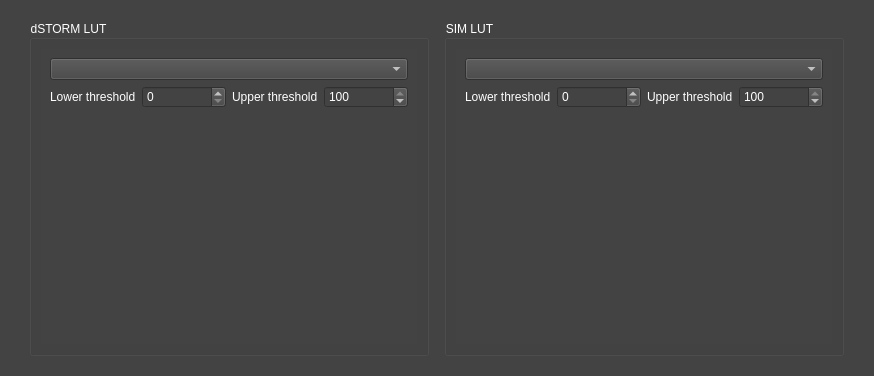
<?xml version="1.0" encoding="UTF-8"?>
<ui version="4.0">
 <class>Dialog_lut</class>
 <widget class="QDialog" name="Dialog_lut">
  <property name="windowModality">
   <enum>Qt::WindowModal</enum>
  </property>
  <property name="geometry">
   <rect>
    <x>0</x>
    <y>0</y>
    <width>874</width>
    <height>376</height>
   </rect>
  </property>
  <property name="windowTitle">
   <string>LUT settings tool</string>
  </property>
  <property name="styleSheet">
   <string notr="true">QWidget{
	background-color: rgb(67, 67, 67);
	color: rgb(255, 255, 255);
}</string>
  </property>
  <layout class="QVBoxLayout" name="verticalLayout">
   <item>
    <widget class="QWidget" name="widget" native="true">
     <layout class="QHBoxLayout" name="horizontalLayout">
      <item>
       <widget class="QGroupBox" name="groupBox_3">
        <property name="sizePolicy">
         <sizepolicy hsizetype="Maximum" vsizetype="Preferred">
          <horstretch>0</horstretch>
          <verstretch>0</verstretch>
         </sizepolicy>
        </property>
        <property name="minimumSize">
         <size>
          <width>300</width>
          <height>0</height>
         </size>
        </property>
        <property name="maximumSize">
         <size>
          <width>400</width>
          <height>16777215</height>
         </size>
        </property>
        <property name="title">
         <string>dSTORM LUT</string>
        </property>
        <layout class="QVBoxLayout" name="verticalLayout_3">
         <item>
          <widget class="QWidget" name="widget_4" native="true">
           <layout class="QVBoxLayout" name="verticalLayout_6">
            <item>
             <widget class="QWidget" name="widget_3" native="true">
              <layout class="QHBoxLayout" name="horizontalLayout_3">
               <property name="margin">
                <number>0</number>
               </property>
               <item>
                <widget class="QComboBox" name="comboBox_storm_channel_changer"/>
               </item>
              </layout>
             </widget>
            </item>
            <item>
             <layout class="QHBoxLayout" name="horizontalLayout_5">
              <item>
               <widget class="QLabel" name="label">
                <property name="text">
                 <string>Lower threshold</string>
                </property>
               </widget>
              </item>
              <item>
               <widget class="QSpinBox" name="spinBox_storm_LUT_lower">
                <property name="maximum">
                 <number>100</number>
                </property>
               </widget>
              </item>
              <item>
               <widget class="QLabel" name="label_2">
                <property name="text">
                 <string>Upper threshold</string>
                </property>
               </widget>
              </item>
              <item>
               <widget class="QSpinBox" name="spinBox_storm_LUT_upper">
                <property name="maximum">
                 <number>100</number>
                </property>
                <property name="value">
                 <number>100</number>
                </property>
               </widget>
              </item>
             </layout>
            </item>
            <item>
             <spacer name="verticalSpacer_2">
              <property name="orientation">
               <enum>Qt::Vertical</enum>
              </property>
              <property name="sizeHint" stdset="0">
               <size>
                <width>20</width>
                <height>40</height>
               </size>
              </property>
             </spacer>
            </item>
           </layout>
           <zorder>widget_3</zorder>
           <zorder></zorder>
          </widget>
         </item>
         <item>
          <layout class="QVBoxLayout" name="verticalLayout_storm_lut"/>
         </item>
        </layout>
       </widget>
      </item>
      <item>
       <widget class="QGroupBox" name="groupBox_2">
        <property name="sizePolicy">
         <sizepolicy hsizetype="Maximum" vsizetype="Preferred">
          <horstretch>0</horstretch>
          <verstretch>0</verstretch>
         </sizepolicy>
        </property>
        <property name="minimumSize">
         <size>
          <width>300</width>
          <height>0</height>
         </size>
        </property>
        <property name="maximumSize">
         <size>
          <width>400</width>
          <height>16777215</height>
         </size>
        </property>
        <property name="title">
         <string>SIM LUT</string>
        </property>
        <layout class="QVBoxLayout" name="verticalLayout_2">
         <item>
          <widget class="QWidget" name="widget_5" native="true">
           <layout class="QVBoxLayout" name="verticalLayout_4">
            <item>
             <widget class="QWidget" name="widget_2" native="true">
              <layout class="QHBoxLayout" name="horizontalLayout_2">
               <property name="margin">
                <number>0</number>
               </property>
               <item>
                <widget class="QComboBox" name="comboBox_confocal_channel_changer"/>
               </item>
              </layout>
             </widget>
            </item>
            <item>
             <layout class="QHBoxLayout" name="horizontalLayout_6">
              <item>
               <widget class="QLabel" name="label_3">
                <property name="text">
                 <string>Lower threshold</string>
                </property>
               </widget>
              </item>
              <item>
               <widget class="QSpinBox" name="spinBox_confocal_LUT_lower">
                <property name="maximum">
                 <number>100</number>
                </property>
               </widget>
              </item>
              <item>
               <widget class="QLabel" name="label_4">
                <property name="text">
                 <string>Upper threshold</string>
                </property>
               </widget>
              </item>
              <item>
               <widget class="QSpinBox" name="spinBox_confocal_LUT_upper">
                <property name="maximum">
                 <number>100</number>
                </property>
                <property name="value">
                 <number>100</number>
                </property>
               </widget>
              </item>
             </layout>
            </item>
            <item>
             <spacer name="verticalSpacer">
              <property name="orientation">
               <enum>Qt::Vertical</enum>
              </property>
              <property name="sizeHint" stdset="0">
               <size>
                <width>20</width>
                <height>40</height>
               </size>
              </property>
             </spacer>
            </item>
           </layout>
          </widget>
         </item>
         <item>
          <layout class="QVBoxLayout" name="verticalLayout_confocal_lut"/>
         </item>
        </layout>
       </widget>
      </item>
     </layout>
    </widget>
   </item>
  </layout>
  <widget class="QWidget" name="layoutWidget">
   <property name="geometry">
    <rect>
     <x>0</x>
     <y>0</y>
     <width>2</width>
     <height>2</height>
    </rect>
   </property>
   <layout class="QFormLayout" name="formLayout">
    <property name="fieldGrowthPolicy">
     <enum>QFormLayout::AllNonFixedFieldsGrow</enum>
    </property>
   </layout>
  </widget>
  <widget class="QWidget" name="layoutWidget">
   <property name="geometry">
    <rect>
     <x>0</x>
     <y>0</y>
     <width>2</width>
     <height>2</height>
    </rect>
   </property>
   <layout class="QVBoxLayout" name="verticalLayout_5"/>
  </widget>
  <widget class="QWidget" name="layoutWidget">
   <property name="geometry">
    <rect>
     <x>0</x>
     <y>0</y>
     <width>2</width>
     <height>2</height>
    </rect>
   </property>
   <layout class="QHBoxLayout" name="horizontalLayout_4"/>
  </widget>
 </widget>
 <resources/>
 <connections/>
</ui>
